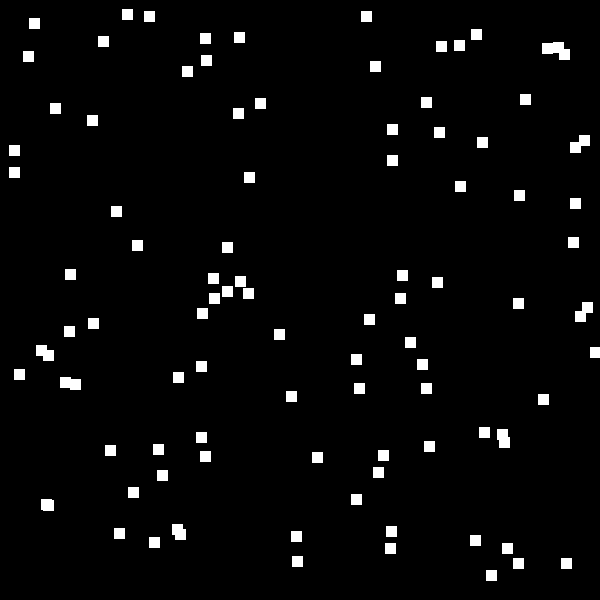
Frame 1 (no input)
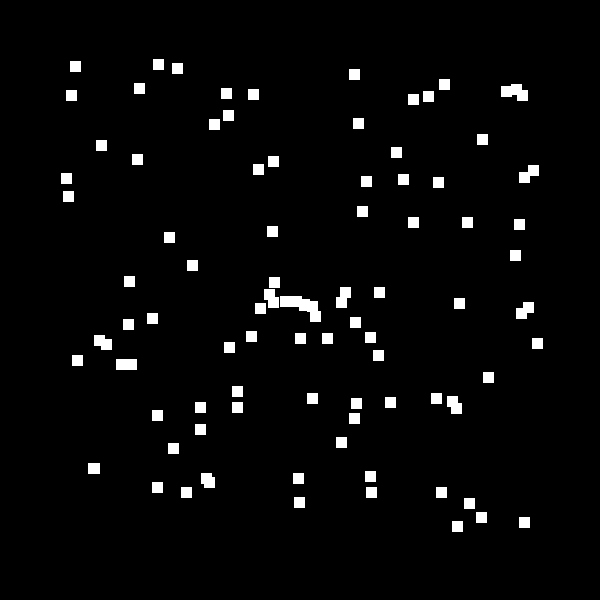
Frame 60 (the mouse pressed at the canvas centre just before this capture)
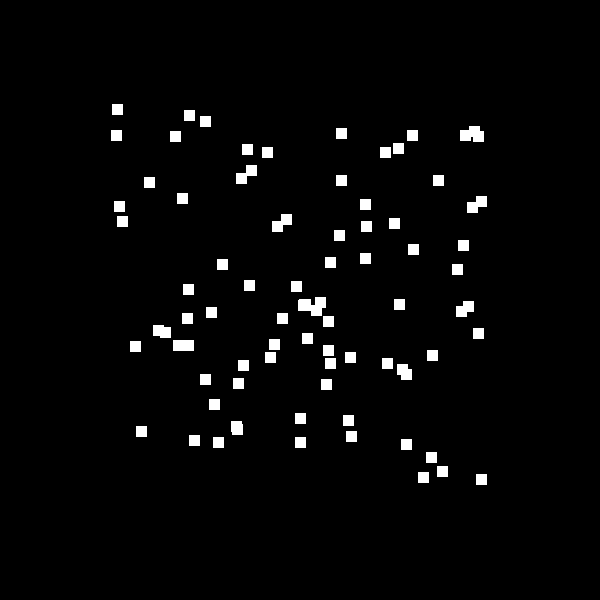
Frame 120 (the mouse held since frame 60 and released just before this capture)

The Processing sketch that drew these frames (run headless with seeded random() and noise(); from frame 60 on, the mouse is pressed at the canvas centre):

// Processing sketch: scatteredparticle
// ── scatteredparticle.pde
int n=100;
PVector[] pos=new PVector[n];
PVector[] vel=new PVector[n];
PVector[] acc=new PVector[n];
void setup(){
  size(600,600);
  background(0);
  for(int i=0;i<n;i++){
    pos[i]=new PVector(random(600),random(600));
    PVector q=new PVector(300,300);
    vel[i]=PVector.sub(q,pos[i]);
    vel[i].normalize();
    acc[i]=new PVector(vel[i].x/10000,vel[i].y/10000);
  }

}


void draw(){
  background(0);
  stroke(255);
  for(int i=0;i<n;i++){
   rect(pos[i].x,pos[i].y,10,10);
   //if(pos[i].x<280 && pos[i].x>320 && pos[i].y<280 && pos[i].y>320 ){
    float dx=dist(pos[i].x,pos[i].y,300,300);
    if(dx>1)
    {
     //println(pos[i].x+" "+pos[i].y);
     if(dx<50){
     vel[i].add(acc[i]);}
     pos[i].add(vel[i]);
    }
  }
}
